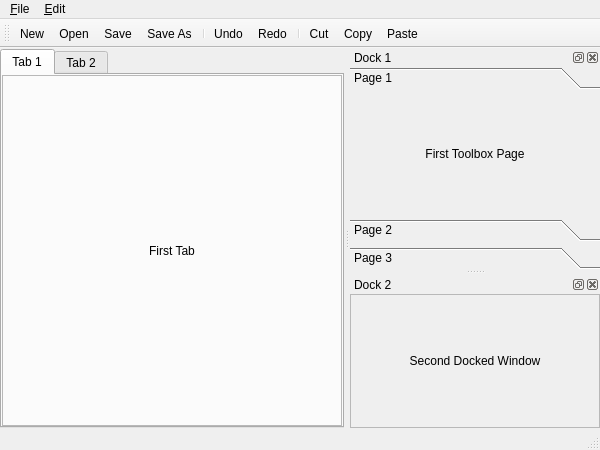
<?xml version="1.0" encoding="UTF-8"?>
<ui version="4.0">
 <class>MainWindow</class>
 <widget class="QMainWindow" name="MainWindow">
  <property name="geometry">
   <rect>
    <x>0</x>
    <y>0</y>
    <width>600</width>
    <height>450</height>
   </rect>
  </property>
  <property name="windowTitle">
   <string>Windows Modern Style Demo</string>
  </property>
  <widget class="QWidget" name="centralwidget">
   <layout class="QVBoxLayout" name="verticalLayout_2">
    <property name="leftMargin">
     <number>0</number>
    </property>
    <property name="topMargin">
     <number>1</number>
    </property>
    <property name="rightMargin">
     <number>0</number>
    </property>
    <property name="bottomMargin">
     <number>0</number>
    </property>
    <item>
     <widget class="QTabWidget" name="tabWidget">
      <property name="currentIndex">
       <number>0</number>
      </property>
      <widget class="QWidget" name="tab">
       <attribute name="title">
        <string>Tab 1</string>
       </attribute>
       <layout class="QVBoxLayout" name="verticalLayout_7">
        <property name="margin">
         <number>0</number>
        </property>
        <item>
         <widget class="QLabel" name="label_5">
          <property name="frameShape">
           <enum>QFrame::StyledPanel</enum>
          </property>
          <property name="text">
           <string>First Tab</string>
          </property>
          <property name="alignment">
           <set>Qt::AlignCenter</set>
          </property>
         </widget>
        </item>
       </layout>
      </widget>
      <widget class="QWidget" name="tab_2">
       <attribute name="title">
        <string>Tab 2</string>
       </attribute>
       <layout class="QVBoxLayout" name="verticalLayout_8">
        <property name="margin">
         <number>0</number>
        </property>
        <item>
         <widget class="QLabel" name="label_6">
          <property name="frameShape">
           <enum>QFrame::StyledPanel</enum>
          </property>
          <property name="text">
           <string>Second Tab</string>
          </property>
          <property name="alignment">
           <set>Qt::AlignCenter</set>
          </property>
         </widget>
        </item>
       </layout>
      </widget>
     </widget>
    </item>
   </layout>
  </widget>
  <widget class="QMenuBar" name="menubar">
   <property name="geometry">
    <rect>
     <x>0</x>
     <y>0</y>
     <width>600</width>
     <height>23</height>
    </rect>
   </property>
   <widget class="QMenu" name="menu_File">
    <property name="title">
     <string>&amp;File</string>
    </property>
    <addaction name="actionNew"/>
    <addaction name="actionOpen"/>
    <addaction name="actionSave"/>
    <addaction name="actionSaveAs"/>
    <addaction name="separator"/>
    <addaction name="actionQuit"/>
   </widget>
   <widget class="QMenu" name="menu_Edit">
    <property name="title">
     <string>&amp;Edit</string>
    </property>
    <addaction name="actionUndo"/>
    <addaction name="actionRedo"/>
    <addaction name="separator"/>
    <addaction name="actionCut"/>
    <addaction name="actionCopy"/>
    <addaction name="actionPaste"/>
   </widget>
   <addaction name="menu_File"/>
   <addaction name="menu_Edit"/>
  </widget>
  <widget class="QStatusBar" name="statusbar"/>
  <widget class="QDockWidget" name="dockWidget">
   <property name="windowTitle">
    <string>Dock 1</string>
   </property>
   <attribute name="dockWidgetArea">
    <number>2</number>
   </attribute>
   <widget class="QWidget" name="dockWidgetContents">
    <layout class="QVBoxLayout" name="verticalLayout">
     <property name="margin">
      <number>0</number>
     </property>
     <item>
      <widget class="QToolBox" name="toolBox">
       <property name="minimumSize">
        <size>
         <width>250</width>
         <height>100</height>
        </size>
       </property>
       <property name="currentIndex">
        <number>0</number>
       </property>
       <widget class="QWidget" name="page">
        <property name="geometry">
         <rect>
          <x>0</x>
          <y>0</y>
          <width>250</width>
          <height>109</height>
         </rect>
        </property>
        <attribute name="label">
         <string>Page 1</string>
        </attribute>
        <layout class="QVBoxLayout" name="verticalLayout_4">
         <property name="margin">
          <number>0</number>
         </property>
         <item>
          <widget class="QLabel" name="label_2">
           <property name="text">
            <string>First Toolbox Page</string>
           </property>
           <property name="alignment">
            <set>Qt::AlignCenter</set>
           </property>
          </widget>
         </item>
        </layout>
       </widget>
       <widget class="QWidget" name="page_2">
        <property name="geometry">
         <rect>
          <x>0</x>
          <y>0</y>
          <width>250</width>
          <height>109</height>
         </rect>
        </property>
        <attribute name="label">
         <string>Page 2</string>
        </attribute>
        <layout class="QVBoxLayout" name="verticalLayout_5">
         <property name="margin">
          <number>0</number>
         </property>
         <item>
          <widget class="QLabel" name="label_3">
           <property name="text">
            <string>Second Toolbox Page</string>
           </property>
           <property name="alignment">
            <set>Qt::AlignCenter</set>
           </property>
          </widget>
         </item>
        </layout>
       </widget>
       <widget class="QWidget" name="page_3">
        <property name="geometry">
         <rect>
          <x>0</x>
          <y>0</y>
          <width>250</width>
          <height>109</height>
         </rect>
        </property>
        <attribute name="label">
         <string>Page 3</string>
        </attribute>
        <layout class="QVBoxLayout" name="verticalLayout_6">
         <property name="margin">
          <number>0</number>
         </property>
         <item>
          <widget class="QLabel" name="label_4">
           <property name="text">
            <string>Third Toolbox Page</string>
           </property>
           <property name="alignment">
            <set>Qt::AlignCenter</set>
           </property>
          </widget>
         </item>
        </layout>
       </widget>
      </widget>
     </item>
    </layout>
   </widget>
  </widget>
  <widget class="QDockWidget" name="dockWidget_2">
   <property name="windowTitle">
    <string>Dock 2</string>
   </property>
   <attribute name="dockWidgetArea">
    <number>2</number>
   </attribute>
   <widget class="QWidget" name="dockWidgetContents_2">
    <layout class="QVBoxLayout" name="verticalLayout_3">
     <property name="margin">
      <number>0</number>
     </property>
     <item>
      <widget class="QLabel" name="label">
       <property name="minimumSize">
        <size>
         <width>250</width>
         <height>100</height>
        </size>
       </property>
       <property name="autoFillBackground">
        <bool>true</bool>
       </property>
       <property name="frameShape">
        <enum>QFrame::StyledPanel</enum>
       </property>
       <property name="text">
        <string>Second Docked Window</string>
       </property>
       <property name="alignment">
        <set>Qt::AlignCenter</set>
       </property>
      </widget>
     </item>
    </layout>
   </widget>
  </widget>
  <widget class="QToolBar" name="toolBar">
   <property name="windowTitle">
    <string>Main ToolBar</string>
   </property>
   <property name="iconSize">
    <size>
     <width>16</width>
     <height>16</height>
    </size>
   </property>
   <attribute name="toolBarArea">
    <enum>TopToolBarArea</enum>
   </attribute>
   <attribute name="toolBarBreak">
    <bool>false</bool>
   </attribute>
   <addaction name="actionNew"/>
   <addaction name="actionOpen"/>
   <addaction name="actionSave"/>
   <addaction name="actionSaveAs"/>
   <addaction name="separator"/>
   <addaction name="actionUndo"/>
   <addaction name="actionRedo"/>
   <addaction name="separator"/>
   <addaction name="actionCut"/>
   <addaction name="actionCopy"/>
   <addaction name="actionPaste"/>
  </widget>
  <action name="actionNew">
   <property name="icon">
    <iconset resource="icons.qrc">
     <normaloff>:/icons/new.png</normaloff>:/icons/new.png</iconset>
   </property>
   <property name="text">
    <string>&amp;New</string>
   </property>
   <property name="shortcut">
    <string>Ctrl+N</string>
   </property>
  </action>
  <action name="actionOpen">
   <property name="icon">
    <iconset resource="icons.qrc">
     <normaloff>:/icons/open.png</normaloff>:/icons/open.png</iconset>
   </property>
   <property name="text">
    <string>&amp;Open...</string>
   </property>
   <property name="shortcut">
    <string>Ctrl+O</string>
   </property>
  </action>
  <action name="actionSave">
   <property name="icon">
    <iconset resource="icons.qrc">
     <normaloff>:/icons/save.png</normaloff>:/icons/save.png</iconset>
   </property>
   <property name="text">
    <string>&amp;Save</string>
   </property>
   <property name="shortcut">
    <string>Ctrl+S</string>
   </property>
  </action>
  <action name="actionSaveAs">
   <property name="icon">
    <iconset resource="icons.qrc">
     <normaloff>:/icons/saveas.png</normaloff>:/icons/saveas.png</iconset>
   </property>
   <property name="text">
    <string>Save &amp;As...</string>
   </property>
  </action>
  <action name="actionCut">
   <property name="icon">
    <iconset resource="icons.qrc">
     <normaloff>:/icons/cut.png</normaloff>:/icons/cut.png</iconset>
   </property>
   <property name="text">
    <string>Cu&amp;t</string>
   </property>
   <property name="shortcut">
    <string>Ctrl+X</string>
   </property>
  </action>
  <action name="actionCopy">
   <property name="icon">
    <iconset resource="icons.qrc">
     <normaloff>:/icons/copy.png</normaloff>:/icons/copy.png</iconset>
   </property>
   <property name="text">
    <string>&amp;Copy</string>
   </property>
   <property name="shortcut">
    <string>Ctrl+C</string>
   </property>
  </action>
  <action name="actionPaste">
   <property name="icon">
    <iconset resource="icons.qrc">
     <normaloff>:/icons/paste.png</normaloff>:/icons/paste.png</iconset>
   </property>
   <property name="text">
    <string>&amp;Paste</string>
   </property>
   <property name="shortcut">
    <string>Ctrl+V</string>
   </property>
  </action>
  <action name="actionUndo">
   <property name="icon">
    <iconset resource="icons.qrc">
     <normaloff>:/icons/undo.png</normaloff>:/icons/undo.png</iconset>
   </property>
   <property name="text">
    <string>&amp;Undo</string>
   </property>
   <property name="shortcut">
    <string>Ctrl+Z</string>
   </property>
  </action>
  <action name="actionRedo">
   <property name="icon">
    <iconset resource="icons.qrc">
     <normaloff>:/icons/redo.png</normaloff>:/icons/redo.png</iconset>
   </property>
   <property name="text">
    <string>&amp;Redo</string>
   </property>
   <property name="shortcut">
    <string>Ctrl+Y</string>
   </property>
  </action>
  <action name="actionQuit">
   <property name="icon">
    <iconset resource="icons.qrc">
     <normaloff>:/icons/quit.png</normaloff>:/icons/quit.png</iconset>
   </property>
   <property name="text">
    <string>&amp;Quit</string>
   </property>
   <property name="shortcut">
    <string>Ctrl+Q</string>
   </property>
  </action>
 </widget>
 <resources>
  <include location="icons.qrc"/>
 </resources>
 <connections>
  <connection>
   <sender>actionQuit</sender>
   <signal>triggered()</signal>
   <receiver>MainWindow</receiver>
   <slot>close()</slot>
   <hints>
    <hint type="sourcelabel">
     <x>-1</x>
     <y>-1</y>
    </hint>
    <hint type="destinationlabel">
     <x>263</x>
     <y>230</y>
    </hint>
   </hints>
  </connection>
 </connections>
</ui>
